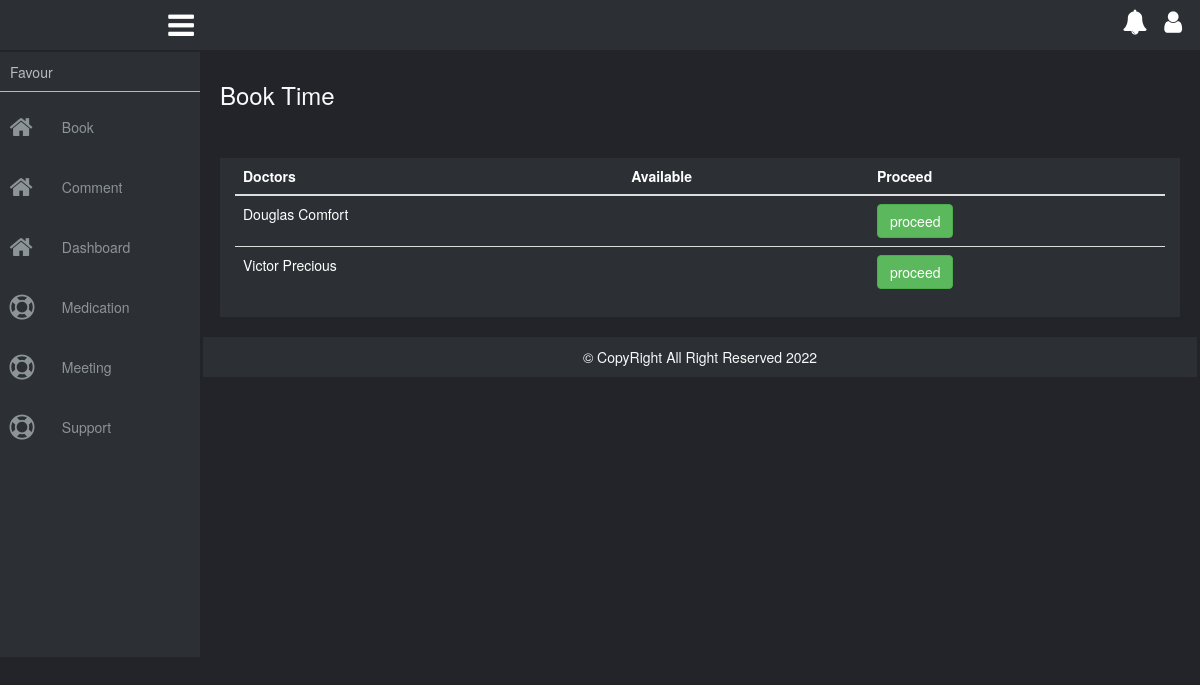
/book (signed in), run on the app's committed database.
### tables this page shows
CREATE TABLE `users` (
  `id` int(11) NOT NULL,
  `fn` varchar(30) NOT NULL,
  `ln` varchar(30) NOT NULL,
  `email` varchar(50) NOT NULL,
  `pn` varchar(20) NOT NULL,
  `password` varchar(50) NOT NULL,
  `country` text NOT NULL,
  `ms` varchar(20) NOT NULL,
  `date` date NOT NULL,
  `level` varchar(7) NOT NULL,
  `sex` varchar(7) NOT NULL,
  `picture` text NOT NULL,
  `last_login` date NOT NULL,
  `status` varchar(10) NOT NULL
);

### config/dblink.php (called while the page is built, shortened)
<?php
class DB{
private $connect = NULL;
public function __construct()
  {
$servername = "localhost";
$username = "root";
$password = "";
$dbname = "jobi";
  $this->connect = "";
  try{
  $this->connect = new PDO("mysql:host=$servername;dbname=$dbname", $username, $password);
  $this->connect->setAttribute(PDO::ATTR_ERRMODE, PDO::ERRMODE_EXCEPTION);
  $this->connect->exec("SET CHARACTER SET utf8");
    }
  catch(PDOException $e) {
  echo 'Error: ' . $e->getMessage();
        }
  }
 public function tbl_select($tblquery,$tblvalue = array())
 {
 try{
  $stmt = $this->connect->prepare($tblquery);
  $stmt->execute($tblvalue);
  $results = $stmt->fetchAll(PDO::FETCH_ASSOC);
  return $results;
} catch(PDOException $e) {
    echo 'Error: ' . $e->getMessage();
  }
 }
  }
?>

### page/book.php (the view, shortened to what this page needs)
<div class="main-body">
    <h3 class="title">Book Time</h3>
    <div class="row no-p notification">
        <div class="col-xs-12">
            <table class="table">
                <thead>
                    <tr>
                        <th>Doctors</th>
                        <th>Available</th>
                        <th>Proceed</th>
                    </tr>
                </thead>
                <tbody>
                    <tr>
                        <?php
                            $tblquery = "SELECT * FROM users WHERE level = 'Doctor' ORDER BY ln";
                            $tblvalue = array();
                            $select = $collect->tbl_select($tblquery, $tblvalue);
                            foreach($select as $data){
                                extract($data);
                                ?>
                                <?php
                                    echo "
                                        <tr>
                                            <td>$ln $fn</td>
                                            <td>$comment</td>
                                            <td>
                                                <form action='book' method='POST'>
                                                    <input type='hidden' name='id' value='$id'>
                                                    <input type='hidden' name='name' value='$ln $fn'>
                                                    <input type='submit' name='book' class='btn btn-success' value='proceed'>
                                                </form>
                                            </td>
                                        </tr>
                                    ";
                            }
                        ?>
                    </tr>
                </tbody>
            </table>
        </div>
    </div>
</div>

### css/style.css (style rules this page uses)
body { background: #22242a; box-sizing: border-box; margin: 0; padding: 0; }
.container, .container-fluid, .no-p, .row { margin: 0; padding: 0; }
table tr th, table tr td { color:#ffffff; }
.main-body { margin: 20px; margin-top: 30px; padding: 0px; }
.main-body .title { color:#F8F9FA; }
.notification { background: #2C3034; height: auto; margin-top: 50px; }

### data on the page
users: ln "Douglas", fn "Comfort"
users: ln "Victor", fn "Precious"

### other printed values
$_SESSION['fn'] "Favour"
